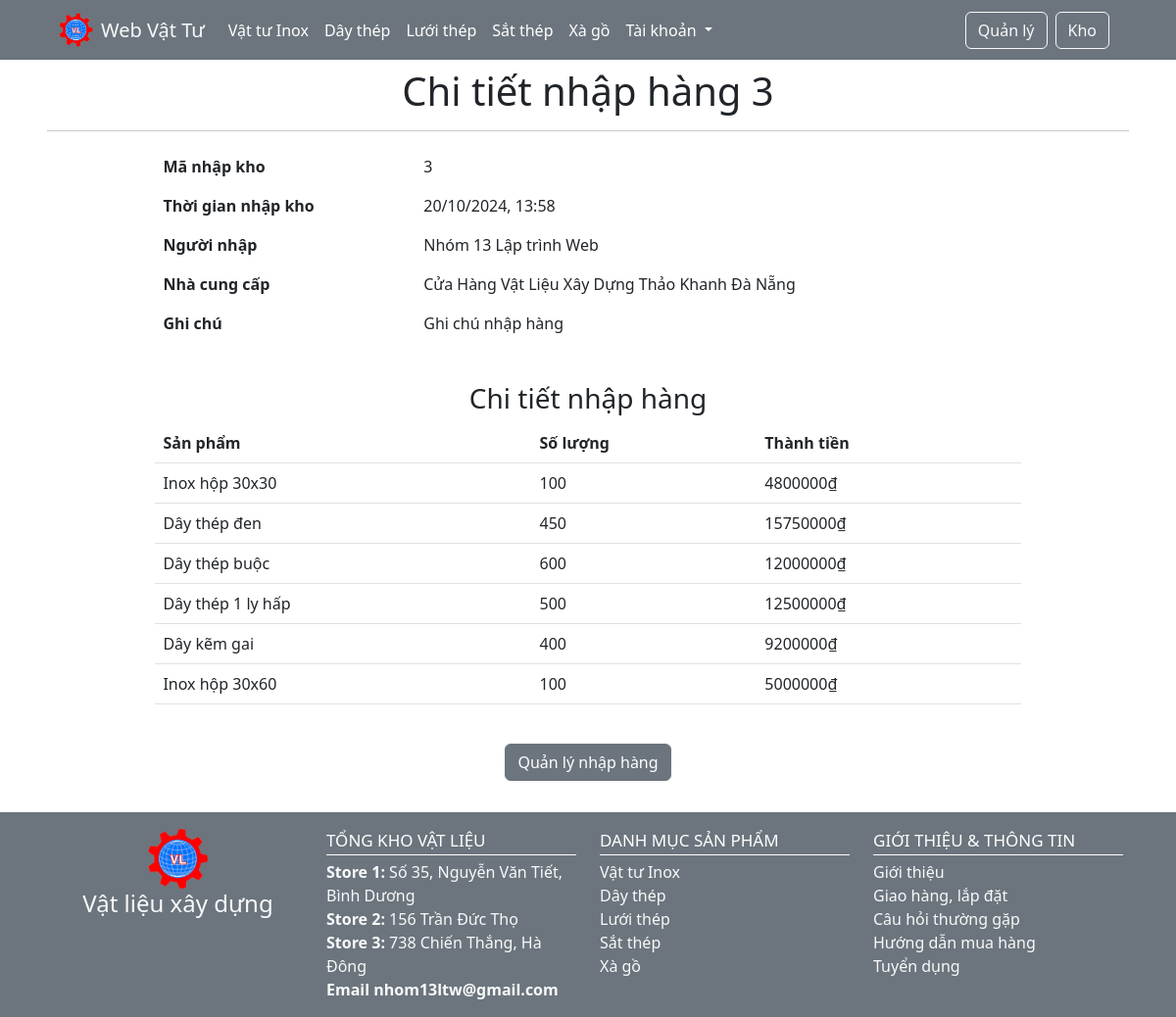
The app's page /quan-ly/nhap-hang/3/ (signed in) with its own data.
### warehouse/models.py (models this page shows, shortened)
class Import(models.Model):
  created_by = models.ForeignKey(User, on_delete=models.SET_NULL, null=True)
  provider = models.ForeignKey(Provider, on_delete=models.CASCADE)
  note = models.TextField()
  created_date = models.DateTimeField(auto_now_add=True)

class Provider(models.Model):
  name = models.CharField(max_length=200)
  address = models.CharField(max_length=500)

class ImportDetail(models.Model):
  _import = models.ForeignKey(Import, on_delete=models.CASCADE)
  product = models.ForeignKey(Product, on_delete=models.CASCADE)
  quantity = models.IntegerField()
  @property
  def total_price(self):
      return self.product.price_import * self.quantity

### store/models.py (models this page shows, shortened)
class Product(models.Model):
  title = models.CharField(max_length=500)
  category = models.ForeignKey(Category, on_delete=models.SET_NULL, null=True)
  slug = models.SlugField(max_length=500, blank=True, null=True)
  thumbnail = models.URLField(max_length=255)
  price_import = models.DecimalField(max_digits=10, decimal_places=0)
  price_export = models.DecimalField(max_digits=10, decimal_places=0)
  description = models.TextField(blank=True, null=True)
  created_at = models.DateTimeField(auto_now_add=True)

### manager/views.py (the view)
# urls.py: path('nhap-hang/<int:import_id>/', views.import_detail, name='import-detail'),
def import_detail(request, import_id):
  if request.user.is_authenticated and request.user.profile.permission == 'Quản lý':
    try:
      _import = Import.objects.get(id=import_id)
      title = f'Chi tiết nhập hàng {import_id}'
      return render(request, 'manager/import-detail.html', {'title': title, 'import': _import})
    except Import.DoesNotExist:
      return redirect('import-product')
  else:
    return redirect('home')

### templates/manager/import-detail.html
{% extends 'base.html' %}
{% block content %}
<h1 class="text-center">{{ title }}</h1>
<hr>
<div class="d-flex justify-content-center">
  <div class="div-info" style="width: 80%;">
    <table class="table table-borderless">
      <tbody>
        <tr>
          <th scope="row">Mã nhập kho</th>
          <td>{{ import.id }}</td>
        </tr>
        <tr>
          <th scope="row">Thời gian nhập kho</th>
          <td>{{ import.created_date|date:"d/m/Y, H:i" }}</td>
        </tr>
        <tr>
          <th scope="row">Người nhập</th>
          <td>{{ import.created_by.first_name }} {{ import.created_by.last_name }}</td>
        </tr>
        <tr>
          <th scope="row">Nhà cung cấp</th>
          <td>{{ import.provider.name }}</td>
        </tr>
        <tr>
          <th scope="row">Ghi chú</th>
          <td>{{ import.note }}</td>
        </tr>
      </tbody>
    </table>
    <br>
    <h3 class="text-center">Chi tiết nhập hàng</h3>
    <table class="table">
      <thead>
        <tr>
          <th scope="col">Sản phẩm</th>
          <th scope="col">Số lượng</th>
          <th scope="col">Thành tiền</th>
        </tr>
      </thead>
      <tbody>
        {% for id in import.importdetail_set.all %}
        <tr>
          <td>{{ id.product.title }}</td>
          <td>{{ id.quantity }}</td>
          <td>{{ id.total_price }}₫</td>
        </tr>
        {% endfor %}
      </tbody>
    </table>
    <br>
    <center>
      <a class="btn btn-secondary" href="/quan-ly/nhap-hang/">Quản lý nhập hàng</a>
    </center>
    <br>
  </div>
</div>
{% endblock %}

### static/css/style.css (style rules this page uses)
.text-center { text-align: center; }

### records on screen
Import: id "3", created_date "20/10/2024, 13:58", created_by.first_name "Nhóm 13", created_by.last_name "Lập trình Web", provider.name "Cửa Hàng Vật Liệu Xây Dựng Thảo Khanh Đà Nẵng", note "Ghi chú nhập hàng"
ImportDetail: product "Inox hộp 30x30", quantity "100", total_price "4800000"
ImportDetail: product "Dây thép đen", quantity "450", total_price "15750000"
ImportDetail: product "Dây thép buộc", quantity "600", total_price "12000000"
ImportDetail: product "Dây thép 1 ly hấp", quantity "500", total_price "12500000"
ImportDetail: product "Dây kẽm gai", quantity "400", total_price "9200000"
ImportDetail: product "Inox hộp 30x60", quantity "100", total_price "5000000"

### other values on screen
{{ title }} "Chi tiết nhập hàng 3"
